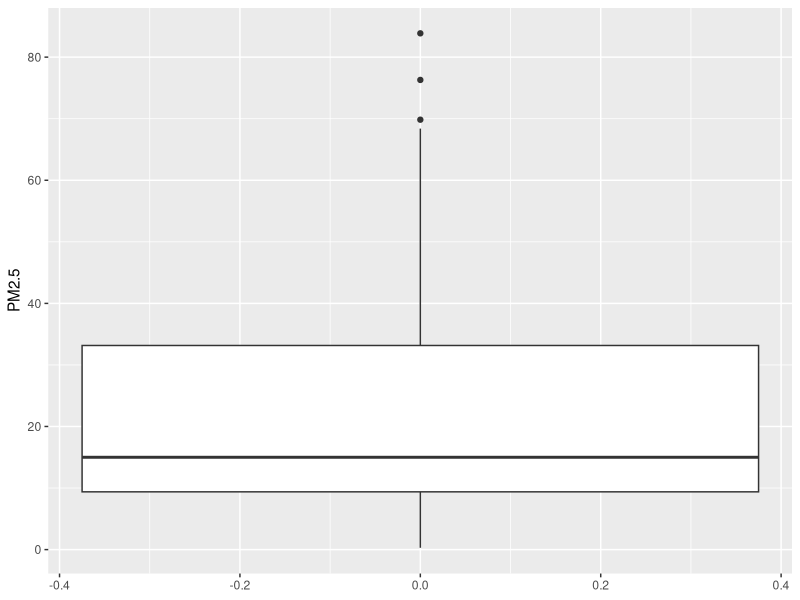
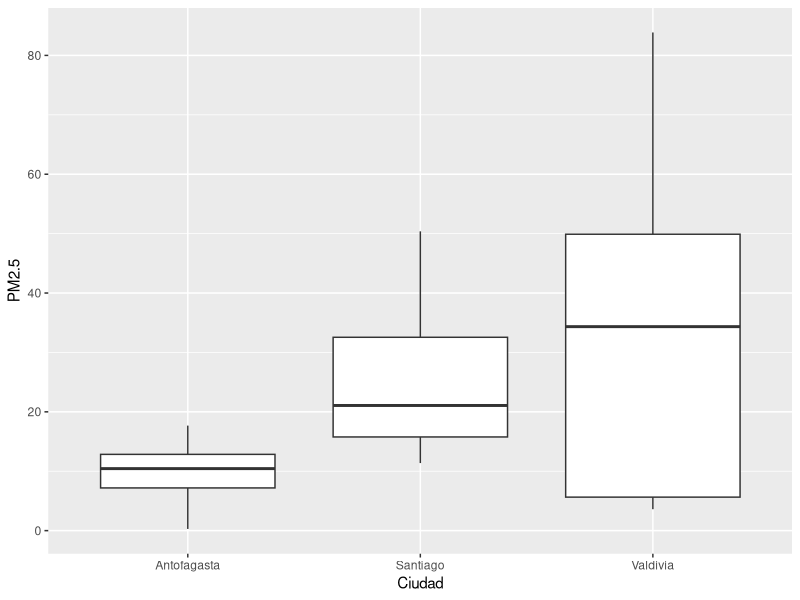
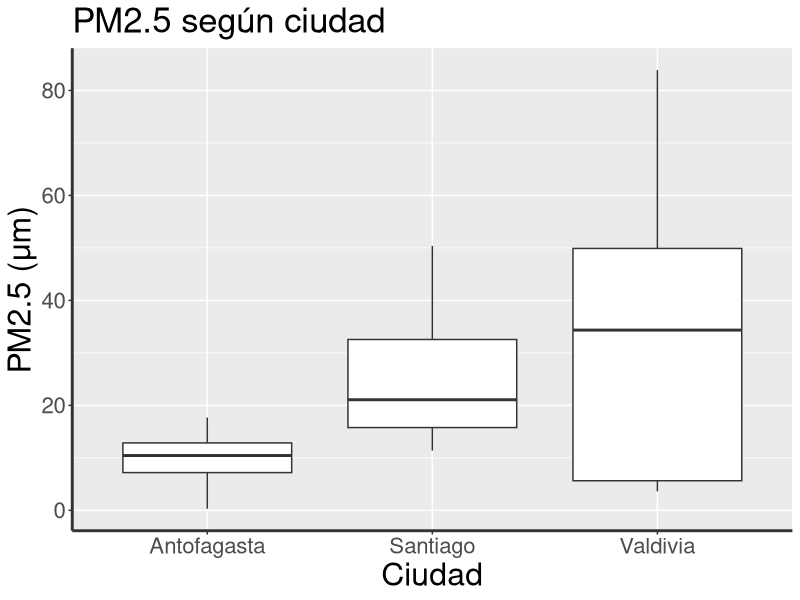
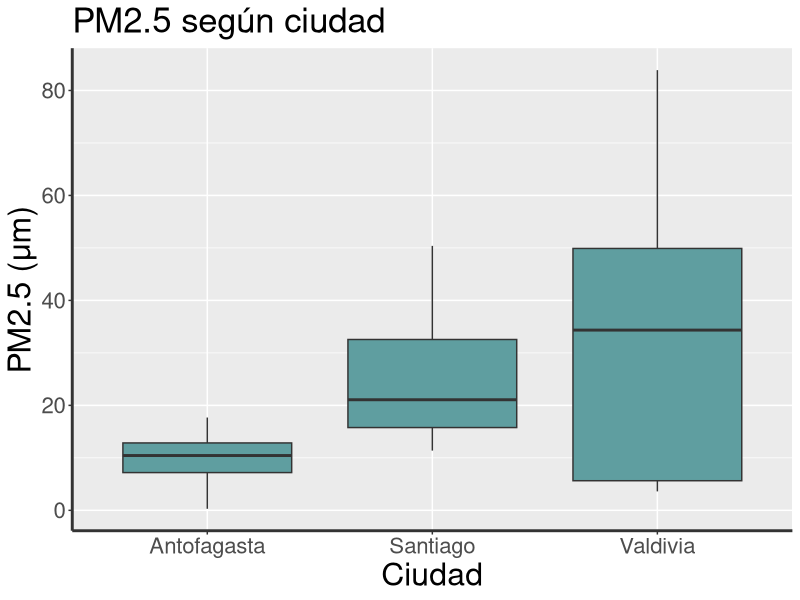
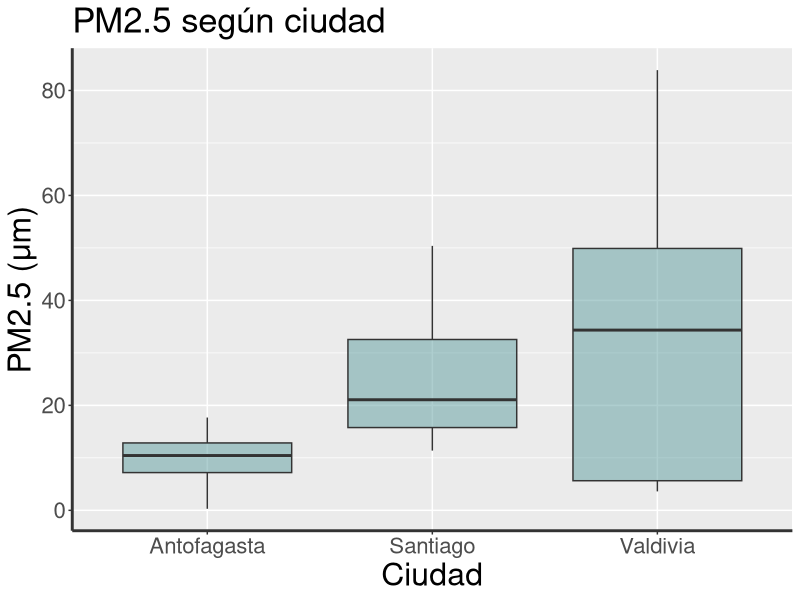
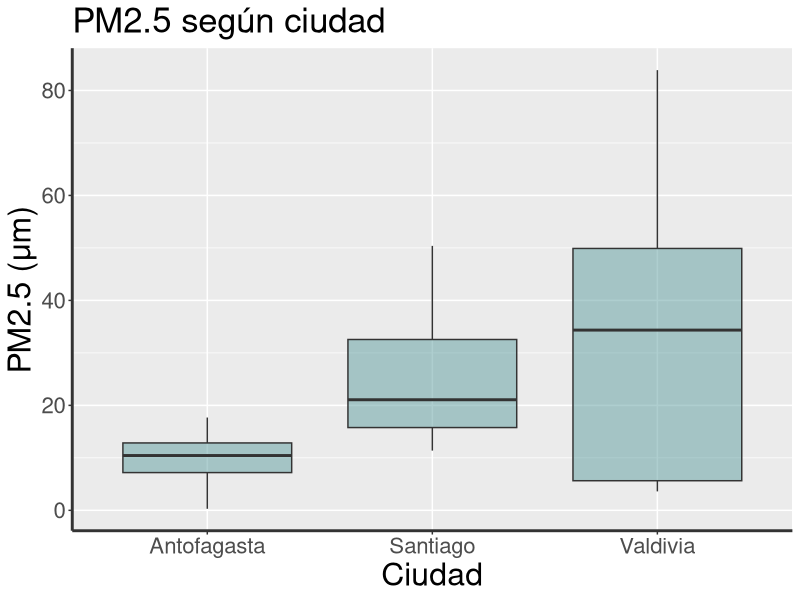

Recreate these plots in R, in order.
## ---- chunk 1
knitr::opts_chunk$set(collapse = TRUE)
## ---- chunk 2
library(ggplot2)
## ---- chunk 3
library(readr)
MaterialParticulado <- read_delim("MaterialParticulado.txt", 
delim = "\t", escape_double = FALSE, 
col_types = cols(Year = col_factor(levels = c("2018", "2019", "2020", "2021")), Mes = col_factor(levels = c("1", "2", "3", "4", "5", "6", "7", "8", 
"9", "10", "11", "12"))), trim_ws = TRUE)
## ---- chunk 4
library(dplyr)

glimpse(MaterialParticulado)
## ---- chunk 5
ggplot(data=MaterialParticulado, mapping =aes(y=PM2.5))+
      geom_boxplot()
## ---- chunk 6
ggplot(data=MaterialParticulado, mapping =aes(x=Ciudad, y=PM2.5))+
      geom_boxplot()
## ---- chunk 7
ggplot(data=MaterialParticulado, mapping =aes(x=Ciudad, y=PM2.5))+
      geom_boxplot()+
  labs(title="PM2.5 según ciudad",
       y="PM2.5 (μm)", x="Ciudad")+
  theme(axis.text =element_text(size=16),
        axis.title=element_text(size=23),
        plot.title=element_text(size=25),
        axis.line = element_line(color = "#333333",size = 1, linetype = "solid"))
## ---- chunk 8
ggplot(data=MaterialParticulado, mapping =aes(x=Ciudad, y=PM2.5))+
      geom_boxplot(fill="#5F9EA0")+
  labs(title="PM2.5 según ciudad",
       y="PM2.5 (μm)", x="Ciudad")+
  theme(axis.text =element_text(size=16),
        axis.title=element_text(size=23),
        plot.title=element_text(size=25),
        axis.line = element_line(color = "#333333",size = 1, linetype = "solid"))
## ---- chunk 9
ggplot(data=MaterialParticulado, mapping =aes(x=Ciudad, y=PM2.5))+
      geom_boxplot(fill="#5F9EA0", alpha=0.5)+
  labs(title="PM2.5 según ciudad",
       y="PM2.5 (μm)", x="Ciudad")+
  theme(axis.text =element_text(size=16),
        axis.title=element_text(size=23),
        plot.title=element_text(size=25),
        axis.line = element_line(color = "#333333",size = 1, linetype = "solid"))
## ---- chunk 10
ggplot(data=MaterialParticulado, mapping =aes(x=Ciudad, y=PM2.5))+
      geom_boxplot(fill="#5F9EA0", alpha =0.5)+
  labs(title="PM2.5 según ciudad",
       y="PM2.5 (μm)", x="Ciudad")+
  theme(axis.text =element_text(size=16),
        axis.title=element_text(size=23),
        plot.title=element_text(size=25),
        axis.line = element_line(color = "#333333",size = 1, linetype = "solid"))
